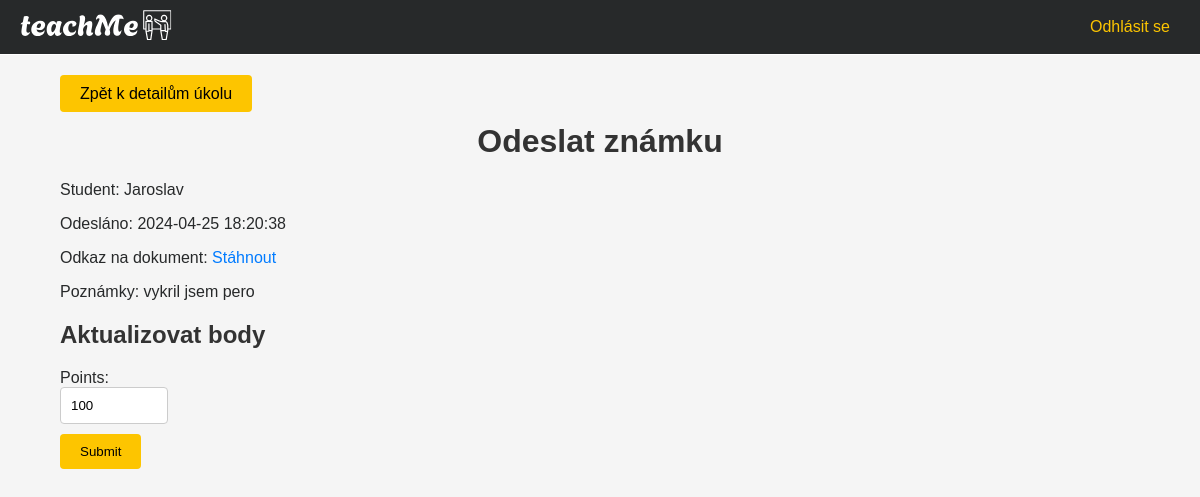
The page /submission/1 (signed in) on the database its author committed.
### models.py (models this page shows)
class Student(db.Model):
    id = db.Column(db.Integer, primary_key=True)
    name = db.Column(db.String(50), nullable=False)
    surname = db.Column(db.String(50), nullable=False)
    username = db.Column(db.String(15), nullable=False)
    groups = db.relationship('Group', secondary=student_group_association,
                             backref=db.backref('students', lazy='dynamic'))

class Submission(db.Model):
    id = db.Column(db.Integer, primary_key=True)
    notes = db.Column(db.Text)
    document_link = db.Column(db.String(255))
    submitted_at = db.Column(db.DateTime, default=datetime.utcnow)
    student_id = db.Column(db.Integer, db.ForeignKey('student.id'), nullable=False)
    assignment_id = db.Column(db.Integer, db.ForeignKey('assignment.id'), nullable=False)
    points = db.Column(db.Integer, nullable=False, default=0)  # Add points field
    student = db.relationship('Student', backref=db.backref('submissions', lazy=True))
    assignment = db.relationship('Assignment',
                                 backref=db.backref('submissions', lazy=True, cascade='all, delete-orphan'))

### routes/main.py (the view)
@main.route('/submission/<int:submission_id>', methods=['GET', 'POST'])
def submission_details(submission_id):
    submission = Submission.query.get_or_404(submission_id)
    form = SubmitGradeForm()
    assignment_id = submission.assignment.id
    assignment = submission.assignment
    if not current_user.is_teacher or current_user.id not in [teacher.id for teacher in assignment.group.teachers]:
        abort(403)
    if form.validate_on_submit():
        submission.points = form.points.data
        db.session.commit()
        return redirect(url_for('main.assignment_details', assignment_id=assignment_id))
    if submission.points is not None:
        form.points.data = submission.points
    return render_template('submission_details.html', submission=submission, form=form, assignment_id=assignment_id)

### forms.py
class SubmitGradeForm(FlaskForm):
    points = IntegerField('Points', validators=[DataRequired(), NumberRange(min=0, max=100)])  # Field for entering points
    submit = SubmitField('Submit')  # Submit button

### app.py (called while the page is built)
@login_manager.user_loader
def load_user(user_id):
    return User.query.get(user_id)

### templates/submission_details.html (shortened to what this page needs)
{% extends 'base.html' %}
{% block content %}
  <div class="button-group">
    <a href="{{ url_for('main.assignment_details', assignment_id=assignment_id) }}" class=" btn btn-primary">Zpět k detailům úkolu</a>
</div>
<div class ="submission_details_container">
    <h1>Odeslat známku </h1>
  <p>Student: {{ submission.student.name }}</p>
  <p>Odesláno: {{ submission.submitted_at.strftime('%Y-%m-%d %H:%M:%S') }}</p>
  <p>Odkaz na dokument:
    {% if submission.document_link %}
      <a href="{{ url_for('main.download_submission', submission_id=submission.id) }}">Stáhnout</a>
    {% else %}
      Žádný dokument
    {% endif %}
  </p>
  <p>Poznámky: {{ submission.notes }}</p>
  <h2>Aktualizovat body</h2>
  <form method="POST">
    <div class = "point_assignment">
      {{ form.points.label }}: {{ form.points(class="form-control") }}
    </div>
    <div>
      {{ form.submit(class="btn btn-primary") }}
    </div>
  </form>
</div>
{% endblock %}

### static/css/base.css (style rules this page uses)
body { font-family: 'Lato', sans-serif; background-color: #F8F8F8; color: #27292A; margin: 0; padding: 0; }

### static/css/group.css (style rules this page uses)
.button-group { padding-left: 5%; padding-top: 10px; margin-top: 20px; text-decoration: none; }

### static/css/new_assignment.css (style rules this page uses)
.form-control { width: 100%; padding: 10px; border: 1px solid #ccc; border-radius: 4px; box-sizing: border-box; }
.btn-primary { padding: 10px 20px; margin-top: 10px; background-color: #FDC500; color: #000; border: none; border-radius: 4px; cursor: pointer; transition: background-color 0.3s; text-decoration: none; }

### static/css/assignment_details.css (style rules this page uses)
.point_assignment { width: 10% }
.submission_details_container { width: 90%; margin: auto; }
.submission_details_container h1 { text-align: center; margin-top: 20px; }

### static/css/assignments.css (style rules this page uses)
body { font-family: Arial, sans-serif; background-color: #f5f5f5; margin: 0; padding: 0; }
h1, h2 { color: #333; }
a { text-decoration: none; color: #007bff; }

### rows shown on the page
Student: student.name "Jaroslav"
Submission: submitted_at "2024-04-25 18:20:38", notes "vykril jsem pero"
